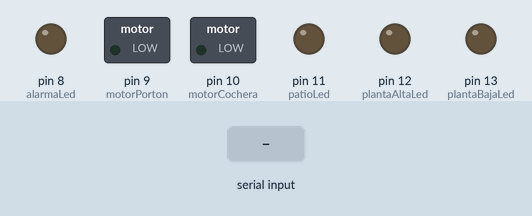
A sketch run on a simulated Arduino Uno, built with avr-gcc and run on an emulated ATmega328P. On the bench: switched loads named in the sketch (green lamp = pin HIGH), output pins drawn as LEDs (lit = HIGH). The inputs (shaded band) are chosen by the test bench.

Above: at 1.2 s.
1.3 s: "a" received over Serial
At 2.5 s:
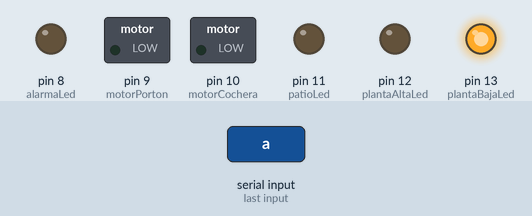
2.8 s: byte 49 ('1') received over Serial
At 3.6 s:
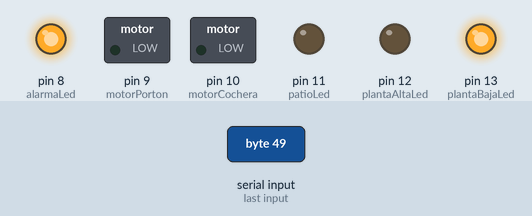
4.3 s: byte 50 ('2') received over Serial
At 4.8 s:
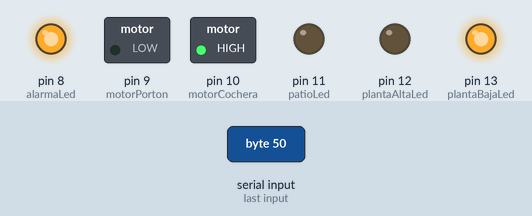
5.8 s: byte 48 ('0') received over Serial
At 7.0 s:
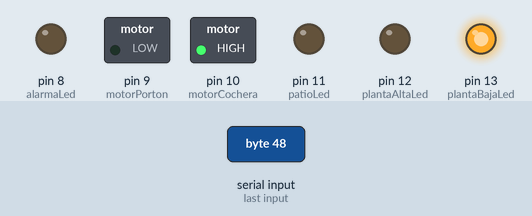
7.3 s: "b" received over Serial
At 8.2 s:
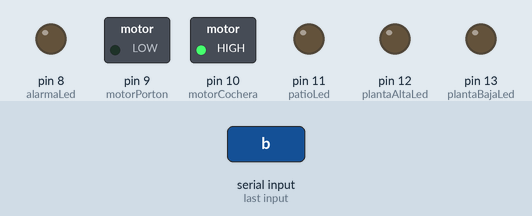
8.8 s: "c" received over Serial
At 9.4 s:
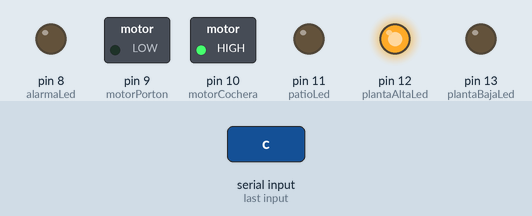
Timing chart, 0 to 11.3 s (numbered marks = the images above; inputs shaded):
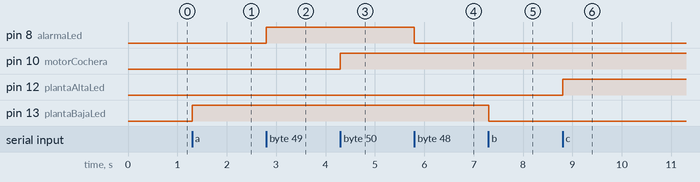

Measured:
- after the input at 1.3 s, pin 13 (plantaBajaLed): LOW → HIGH at once
- after the input at 2.8 s, pin 8 (alarmaLed): LOW → HIGH at once
- after the input at 4.3 s, pin 10 (motorCochera): LOW → HIGH at once
- after the input at 5.8 s, pin 8 (alarmaLed): HIGH → LOW at once
- after the input at 7.3 s, pin 13 (plantaBajaLed): HIGH → LOW at once
- after the input at 8.8 s, pin 12 (plantaAltaLed): LOW → HIGH at once

The sketch:

PRUEBA_PARCIAL_2.ino
```cpp
/* EJERCICIO 2 - Automatización del hogar */

// Definiciones de pines
const int plantaBajaLed = 13;  // Pin para el LED de la planta baja
const int plantaAltaLed = 12;  // Pin para el LED de la planta alta
const int patioLed = 11;       // Pin para el LED del patio
const int alarmaLed = 8;       // Pin para el LED de la alarma
const int motorCochera = 10;   // Pin para el motor de la cochera
const int motorPorton = 9;     // Pin para el motor del portón

void setup() {
  // Inicialización de pines como salidas
  pinMode(plantaBajaLed, OUTPUT);
  pinMode(plantaAltaLed, OUTPUT);
  pinMode(patioLed, OUTPUT);
  pinMode(alarmaLed, OUTPUT);
  pinMode(motorCochera, OUTPUT);
  pinMode(motorPorton, OUTPUT);

  // Configuración del Bluetooth
  Serial.begin(9600);

  // Inicialización de LEDs y motores apagados al inicio
  digitalWrite(plantaBajaLed, LOW);
  digitalWrite(plantaAltaLed, LOW);
  digitalWrite(patioLed, LOW);
  digitalWrite(alarmaLed, LOW);
  digitalWrite(motorCochera, LOW);
  digitalWrite(motorPorton, LOW);
}

void loop() {
  // Verifica si hay datos disponibles en el puerto serial
  if (Serial.available() > 0) {
    // Lee el comando enviado por Bluetooth
    char command = Serial.read();
    // Ejecuta la función correspondiente al comando recibido
    executeCommand(command);
  }
}

void executeCommand(char command) {
  // Realiza acciones según el comando recibido
  switch (command) {
    case 'a':
    case 'A':
      digitalWrite(plantaBajaLed, HIGH);  // Enciende el LED de la planta baja
      break;

    case 'b':
    case 'B':
      digitalWrite(plantaBajaLed, LOW);  // Apaga el LED de la planta baja
      break;

    case 'c':
    case 'C':
      digitalWrite(plantaAltaLed, HIGH);  // Enciende el LED de la planta alta
      break;

    case 'd':
    case 'D':
      digitalWrite(plantaAltaLed, LOW);  // Apaga el LED de la planta alta
      break;

    case 'e':
    case 'E':
      digitalWrite(patioLed, HIGH);  // Enciende el LED del patio
      break;

    case 'f':
    case 'F':
      digitalWrite(patioLed, LOW);  // Apaga el LED del patio
      break;

    case '1':
      digitalWrite(alarmaLed, HIGH);  // Enciende el LED de la alarma
      break;

    case '0':
      digitalWrite(alarmaLed, LOW);  // Apaga el LED de la alarma
      break;

    case '2':
      digitalWrite(motorCochera, HIGH);  // Enciende el motor de la cochera
      break;

    case '3':
      digitalWrite(motorCochera, LOW);  // Apaga el motor de la cochera
      break;

    case '4':
      digitalWrite(motorPorton, HIGH);  // Enciende el motor del portón
      break;

    case '5':
      digitalWrite(motorPorton, LOW);  // Apaga el motor del portón
      break;

    default:
      // Comando no reconocido
      break;
  }
}
```
